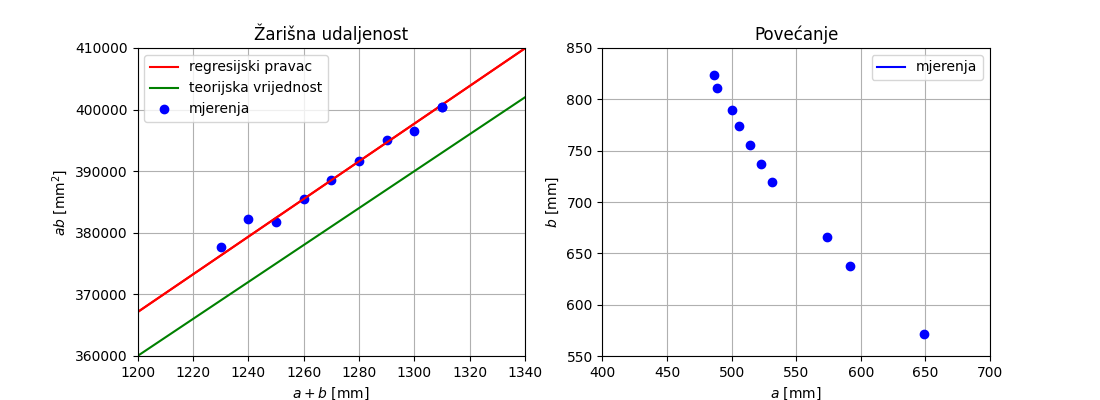

The script that saved this image:
from turtle import color
import matplotlib.pyplot as plt
import numpy as np
import math

fig, axes = plt.subplots(1, 2, figsize=(11, 4))

# # Data for plotting
xl = np.arange(0, 100000, 100)
yl = 305.9321*xl
y_teorija = 300*xl
# (phi, moment) mjerenja
x1, y1 = (1310, 400464)
x2, y2 = (1300, 396579)
x3, y3 = (1290, 395000)
x4, y4 = (1280, 391644)
x5, y5 = (1270, 388584)
x6, y6 = (1260, 385451)
x7, y7 = (1250, 381789)
x8, y8 = (1240, 382284)
x9, y9 = (1230, 377696)
x99, y99 = (1220, 370579)
axes[0].plot(xl, yl, color='red')
axes[0].plot(x1, y1, 'bo')
axes[0].plot(x2, y2, 'bo')
axes[0].plot(x3, y3, 'bo')
axes[0].plot(x4, y4, 'bo')
axes[0].plot(x5, y5, 'bo')
axes[0].plot(x6, y6, 'bo')
axes[0].plot(x7, y7, 'bo')
axes[0].plot(x8, y8, 'bo')
axes[0].plot(x9, y9, 'bo')


axes[0].set(xlabel='$a+b$ [mm]', ylabel='$ab$ [mm$^2$]')
axes[0].grid()
axes[0].set_title('Žarišna udaljenost')

# ax = plt.gca()
axes[0].set_xlim([1200, 1340])
axes[0].set_ylim([360000, 410000])

axes[0].plot(xl, yl, "-r", label="regresijski pravac")
axes[0].plot(xl, y_teorija, "-g", label="teorijska vrijednost")
axes[0].plot(x1, y1, "bo", label="mjerenja")
axes[0].legend(loc='upper left')


# # Data for plotting
xd = np.arange(0, 100, 1)
# (phi, moment) mjerenja
x10, y10 = (486, 824)
x11, y11 = (489, 811)
x12, y12 = (500, 790)
x13, y13 = (506, 774)
x14, y14 = (514, 756)
x15, y15 = (523, 737)
x16, y16 = (531, 719)
x17, y17 = (574, 666)
x18, y18 = (592, 638)
x188, y188 = (649, 571)
axes[1].plot(x10, y10, 'bo')
axes[1].plot(x11, y11, 'bo')
axes[1].plot(x12, y12, 'bo')
axes[1].plot(x13, y13, 'bo')
axes[1].plot(x14, y14, 'bo')
axes[1].plot(x15, y15, 'bo')
axes[1].plot(x16, y16, 'bo')
axes[1].plot(x17, y17, 'bo')
axes[1].plot(x18, y18, 'bo')
axes[1].plot(x188, y188, 'bo')

axes[1].set(xlabel='$a$ [mm]', ylabel='$b$ [mm]')
axes[1].grid()
axes[1].set_title('Povećanje')

# ax = plt.gca()
axes[1].set_xlim([400, 700])
axes[1].set_ylim([550, 850])

axes[1].plot(x11, y11, "-b", label="mjerenja")
axes[1].legend(loc='upper right')

fig.savefig("vj2_k300.png")

plt.show()